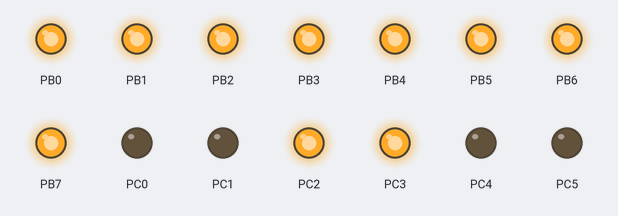
Bench run of a program on a simulated ATmega32, built with avr-gcc and emulated at 16 MHz. Shown: output pins drawn as LEDs (lit = HIGH).

Above: at 0.2 s.
At 0.52 s:
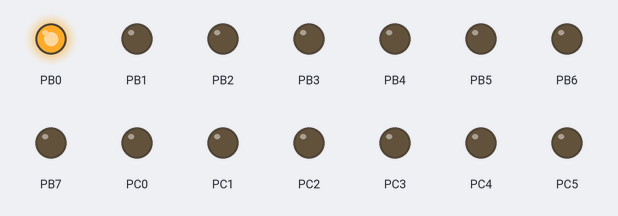
At 0.77 s:
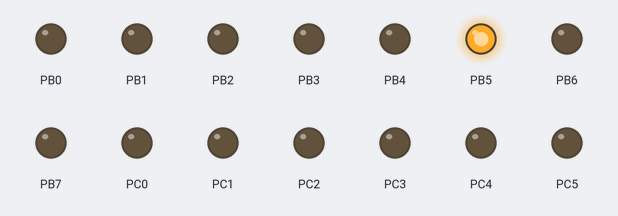
At 1.17 s:
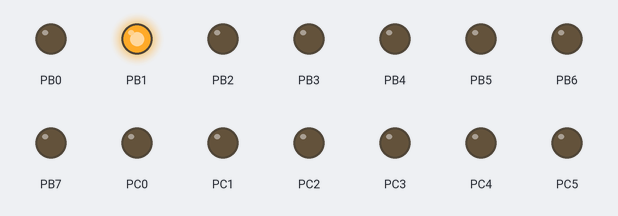
At 1.57 s:
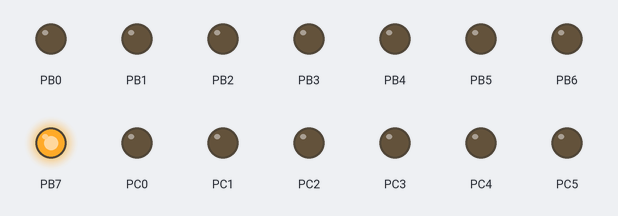
At 2.92 s:
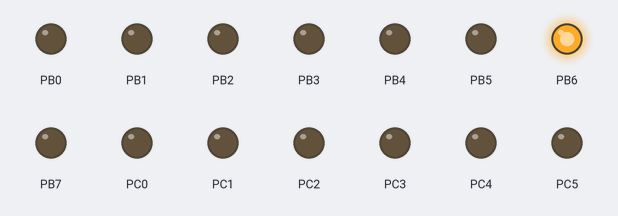
Timing chart, 0 to 3.2 s (numbered marks = the images above):
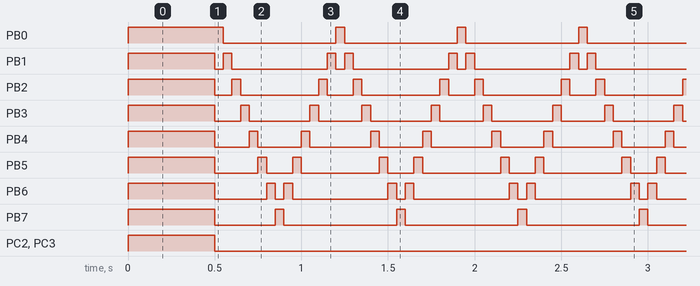

Measured:
- by itself, PB0: repeats every 0.70 s: LOW 0.65 s, HIGH 0.05 s
- by itself, PB1: repeats every 0.70 s: LOW 0.05 s, HIGH 0.05 s, LOW 0.55 s, HIGH 0.05 s
- by itself, PB2: moves between LOW and HIGH, repeating every 0.70 s
- by itself, PB3: moves between LOW and HIGH, repeating every 2.1 s
- by itself, PB4: moves between LOW and HIGH, repeating every 3.5 s
- by itself, PB5: moves between LOW and HIGH, repeating every 5.6 s
- by itself, PB6: moves between LOW and HIGH, repeating every 7.0 s
- by itself, PB7: goes HIGH 0.50 s, LOW 0.35 s, 55 × (HIGH 0.05 s, LOW 0.65 s), HIGH 0.05 s, then LOW

The program:

main.c
```c
/*
 * Blink.c
 *
 * Created: 13.10.2025 09:23:13
 * Author : VW8GEET
 */
#define F_CPU 16000000UL //Taktfrequenz der CPU einstellen
#include <avr/io.h>
#include <util/delay.h>

int main(void)
{
	DDRB = 255; // oder 0b11111111 für Binärzahl oder 0xFF für Hexadezimal (Data Direction Register)
	// Quasi pinMode(pin, input); oder output#
	DDRC = 255;
	PORTB = 255;
	PORTC = 0b00001100;
	// digitalWrite(pin, HIGH); Pins auf HIGH oder LOW setzen digital.
	_delay_ms(500);
	PORTB = 0;
	PORTC = 0;
    while (1)
    {
	// nach links laufen
		for (uint8_t i = 0; i < 8; i++) {
		PORTB = (1 << i);
		_delay_ms(50);
		}
	// nach rechts laufen
		for (int8_t i = 6; i >= 1; i--) {
		PORTB = (1 << i);
		_delay_ms(50);
		}
    }
}
```
